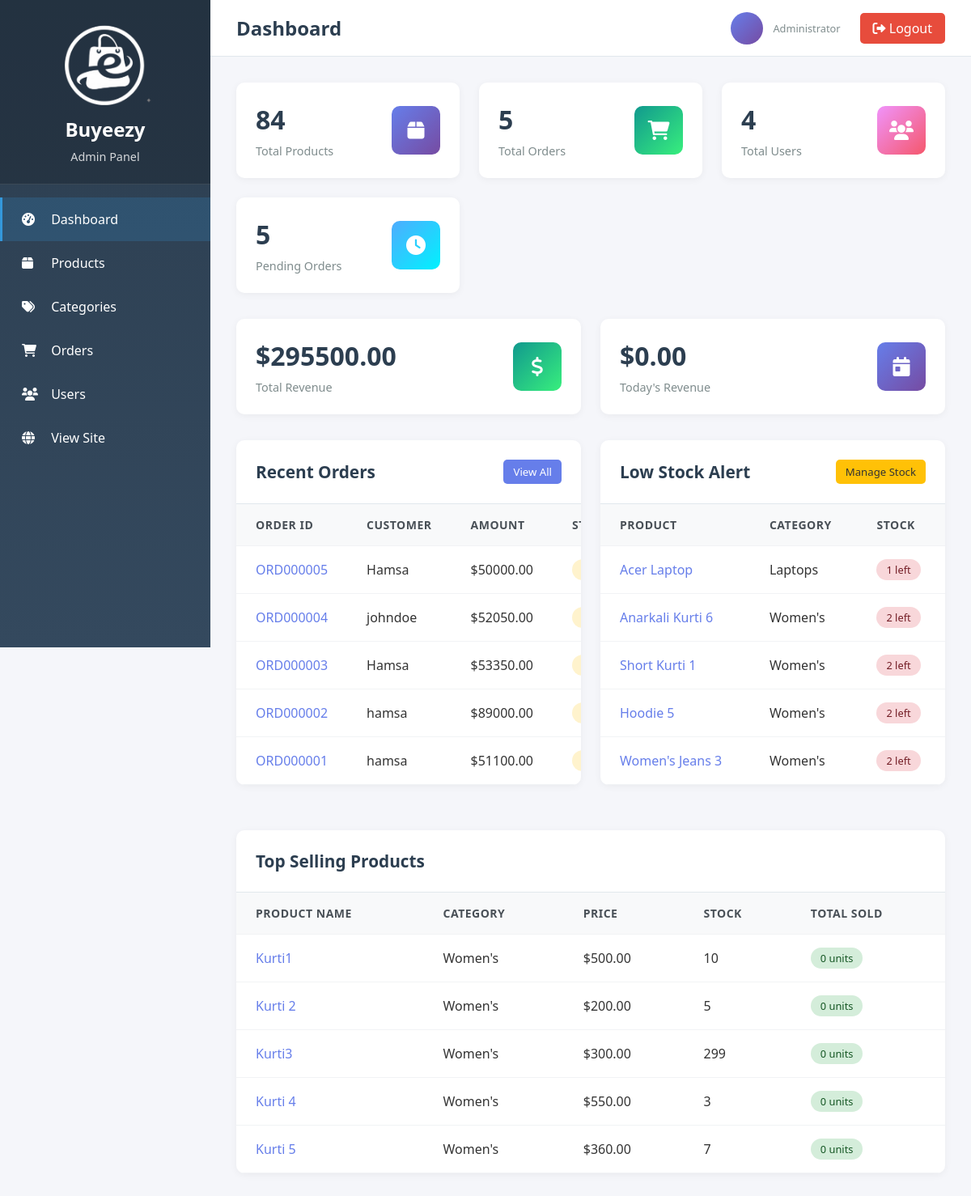
Page /admin-panel/ (signed in) on the earlier database version.
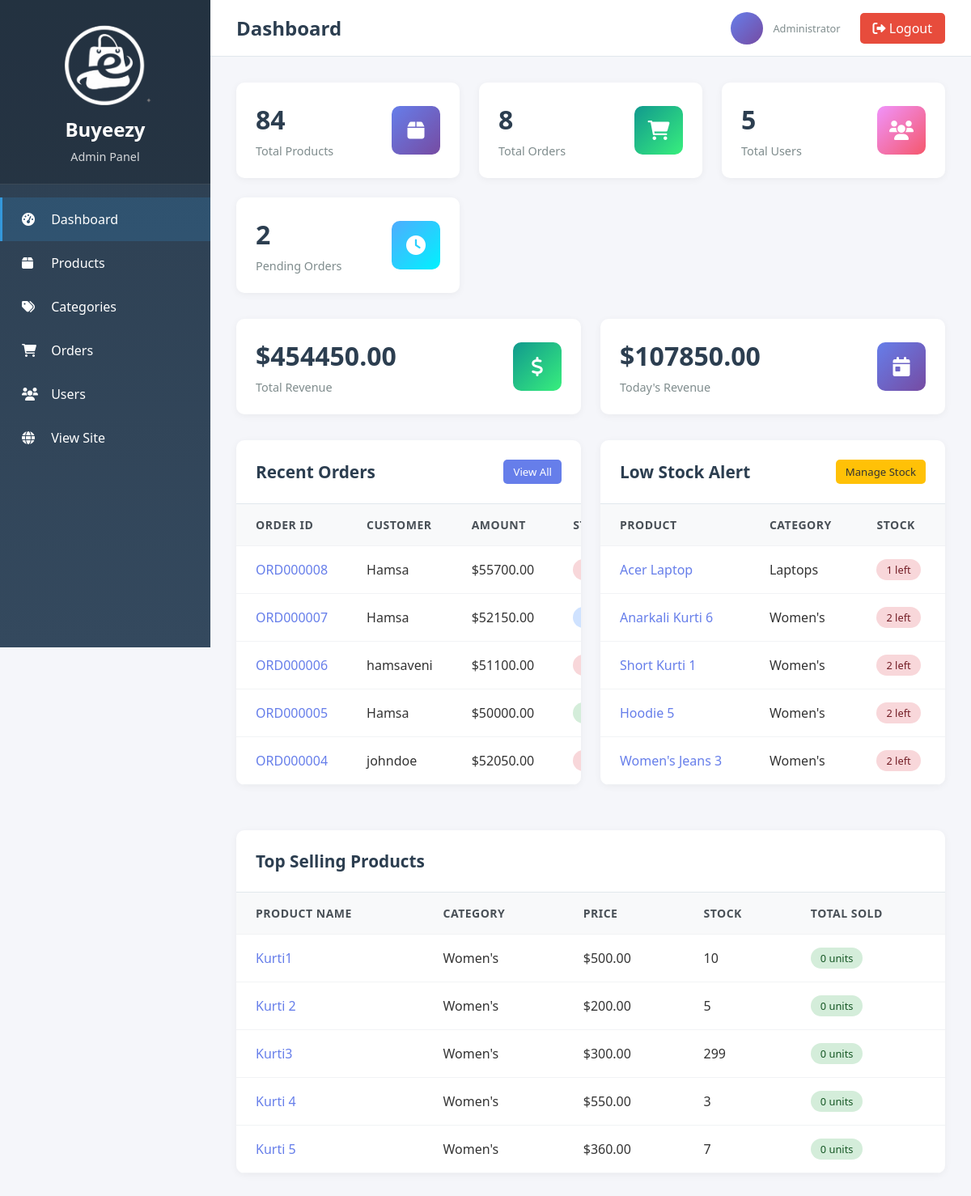
Same page on the later database version.
### orders/models.py (models this page shows, shortened)
class Order(models.Model):
    ORDER_STATUS = (
        ('pending', 'Pending'),
        ('processing', 'Processing'),
        ('shipped', 'Shipped'),
        ('delivered', 'Delivered'),
        ('cancelled', 'Cancelled'),
    )
    PAYMENT_METHODS = (
        ('credit_card', 'Credit Card'),
        ('debit_card', 'Debit Card'),
        ('paypal', 'PayPal'),
        ('cod', 'Cash on Delivery'),
    )
    order_id = models.CharField(max_length=20, unique=True, default='', editable=False)
    user = models.ForeignKey(User, on_delete=models.CASCADE)
    first_name = models.CharField(max_length=100)
    last_name = models.CharField(max_length=100)
    email = models.EmailField()
    address = models.TextField()
    city = models.CharField(max_length=100)
    state = models.CharField(max_length=100)
    postal_code = models.CharField(max_length=20)
    phone = models.CharField(max_length=20)
    payment_method = models.CharField(max_length=20, choices=PAYMENT_METHODS, default='credit_card')
    total_amount = models.DecimalField(max_digits=10, decimal_places=2)
    status = models.CharField(max_length=20, choices=ORDER_STATUS, default='pending')
    created_at = models.DateTimeField(auto_now_add=True)
    updated_at = models.DateTimeField(auto_now=True)

### store/models.py (models this page shows, shortened)
class Product(models.Model):
    name = models.CharField(max_length=200)
    slug = models.SlugField(max_length=200, unique=True)
    category = models.ForeignKey(Category, on_delete=models.CASCADE, related_name='products')
    description = models.TextField()
    price = models.DecimalField(max_digits=10, decimal_places=2)
    image = models.ImageField(upload_to='products/', blank=True, null=True)
    stock = models.PositiveIntegerField(default=0)
    available = models.BooleanField(default=True)
    featured = models.BooleanField(default=False)
    created_at = models.DateTimeField(auto_now_add=True)
    updated_at = models.DateTimeField(auto_now=True)
    class Meta:
        ordering = ['-created_at']
        indexes = [
            models.Index(fields=['slug']),
            models.Index(fields=['available']),
            models.Index(fields=['featured']),
        ]

class Category(models.Model):
    name = models.CharField(max_length=100)
    slug = models.SlugField(max_length=100)
    description = models.TextField(blank=True)
    parent = models.ForeignKey('self', on_delete=models.CASCADE, null=True, blank=True, related_name='children')
    created_at = models.DateTimeField(auto_now_add=True)
    class Meta:
        verbose_name_plural = 'categories'
        unique_together = ('name', 'parent')

### store/admin_views.py (the view)
# urls.py: path('', admin_views.admin_dashboard, name='dashboard'),
@staff_member_required
def admin_dashboard(request):
    total_products = Product.objects.count()
    total_orders = Order.objects.count()
    total_users = User.objects.count()
    pending_orders = Order.objects.filter(status='pending').count()
    total_revenue = Order.objects.aggregate(total=Sum('total_amount'))['total'] or 0
    today = timezone.now().date()
    today_revenue = Order.objects.filter(
        created_at__date=today
    ).aggregate(total=Sum('total_amount'))['total'] or 0
    recent_orders = Order.objects.select_related('user').order_by('-created_at')[:5]
    low_stock_products = Product.objects.filter(stock__lte=10, available=True).order_by('stock')[:5]
    top_products = Product.objects.annotate(
        total_sold=Count('orderitem')
    ).order_by('-total_sold')[:5]
    context = {
        'total_products': total_products,
        'total_orders': total_orders,
        'total_users': total_users,
        'pending_orders': pending_orders,
        'total_revenue': total_revenue,
        'today_revenue': today_revenue,
        'recent_orders': recent_orders,
        'low_stock_products': low_stock_products,
        'top_products': top_products,
    }
    return render(request, 'admin_panel/dashboard.html', context)

### cart/context_processors.py (called while the page is built)
def cart_context(request):
    cart_items_count = 0
    cart_total = 0
    if request.user.is_authenticated:
        cart_items = CartItem.objects.filter(user=request.user)
        cart_items_count = cart_items.aggregate(total_items=Sum('quantity'))['total_items'] or 0
        cart_total = cart_items.aggregate(total=Sum(F('quantity') * F('product__price')))['total'] or 0
    return {
        'cart_items_count': cart_items_count,
        'cart_total': cart_total,
    }

### templates/admin_panel/dashboard.html (shortened to what the changed rows need)
{% extends 'admin_panel/base.html' %}
{% block page_title %}Dashboard{% endblock %}
{% block content %}
<div class="stat-cards">
    <div class="stat-card">
        <div class="stat-card-info">
            <h3>{{ total_orders }}</h3>
            <p>Total Orders</p>
        </div>
    </div>
    <div class="stat-card">
        <div class="stat-card-info">
            <h3>{{ total_users }}</h3>
            <p>Total Users</p>
        </div>
    </div>
    <div class="stat-card">
        <div class="stat-card-info">
            <h3>{{ pending_orders }}</h3>
            <p>Pending Orders</p>
        </div>
    </div>
</div>
<div style="display: grid; grid-template-columns: 1fr 1fr; gap: 1.5rem; margin-bottom: 2rem;">
    <div class="stat-card">
        <div class="stat-card-info">
            <h3>${{ total_revenue|floatformat:2 }}</h3>
            <p>Total Revenue</p>
        </div>
    </div>
    <div class="stat-card">
        <div class="stat-card-info">
            <h3>${{ today_revenue|floatformat:2 }}</h3>
            <p>Today's Revenue</p>
        </div>
    </div>
</div>
<div style="display: grid; grid-template-columns: 1fr 1fr; gap: 1.5rem;">
    <div class="admin-table-container">
        <div class="admin-table-header">
            <h2>Recent Orders</h2>
        </div>
        <table class="admin-table">
            <thead>
                <tr>
                    <th>Order ID</th>
                    <th>Customer</th>
                    <th>Amount</th>
                    <th>Status</th>
                </tr>
            </thead>
            <tbody>
                {% for order in recent_orders %}
                <tr>
                    <td><a href="{% url 'admin_panel:order_detail' order.order_id %}" style="color: #667eea; text-decoration: none;">{{ order.order_id }}</a></td>
                    <td>{{ order.user.username }}</td>
                    <td>${{ order.total_amount }}</td>
                    <td>
                        {% if order.status == 'pending' %}
                            <span class="badge badge-warning">Pending</span>
                        {% elif order.status == 'confirmed' %}
                            <span class="badge badge-info">Confirmed</span>
                        {% elif order.status == 'shipped' %}
                            <span class="badge badge-primary">Shipped</span>
                        {% elif order.status == 'delivered' %}
                            <span class="badge badge-success">Delivered</span>
                        {% else %}
                            <span class="badge badge-danger">Cancelled</span>
                        {% endif %}
                    </td>
                </tr>
                {% empty %}
                <tr>
                    <td colspan="4" style="text-align: center; color: #999;">No orders yet</td>
                </tr>
                {% endfor %}
            </tbody>
        </table>
    </div>
    <div class="admin-table-container">
        <div class="admin-table-header">
            <h2>Low Stock Alert</h2>
        </div>
        <table class="admin-table">
            <thead>
                <tr>
                    <th>Product</th>
                    <th>Category</th>
                    <th>Stock</th>
                </tr>
            </thead>
            <tbody>
                {% for product in low_stock_products %}
                <tr>
                    <td><a href="{% url 'admin_panel:product_edit' product.id %}" style="color: #667eea; text-decoration: none;">{{ product.name }}</a></td>
                    <td>{{ product.category.name }}</td>
                    <td>
                        <span class="badge badge-danger">{{ product.stock }} left</span>
                    </td>
                </tr>
                {% empty %}
                <tr>
                    <td colspan="3" style="text-align: center; color: #999;">All products have sufficient stock</td>
                </tr>
                {% endfor %}
            </tbody>
        </table>
    </div>
</div>
<div class="admin-table-container" style="margin-top: 1.5rem;">
    <div class="admin-table-header">
        <h2>Top Selling Products</h2>
    </div>
    <table class="admin-table">
        <thead>
            <tr>
                <th>Product Name</th>
                <th>Category</th>
                <th>Price</th>
                <th>Stock</th>
                <th>Total Sold</th>
            </tr>
        </thead>
        <tbody>
            {% for product in top_products %}
            <tr>
                <td><a href="{% url 'admin_panel:product_edit' product.id %}" style="color: #667eea; text-decoration: none;">{{ product.name }}</a></td>
                <td>{{ product.category.name }}</td>
                <td>${{ product.price }}</td>
                <td>{{ product.stock }}</td>
                <td><span class="badge badge-success">{{ product.total_sold }} units</span></td>
            </tr>
            {% empty %}
            <tr>
                <td colspan="5" style="text-align: center; color: #999;">No sales data available</td>
            </tr>
            {% endfor %}
        </tbody>
    </table>
</div>
{% endblock %}

Differences in the rows shown:
no longer on this page (row edited): Order: order_id "ORD000003", user.username "Hamsa", total_amount "53350.00"
no longer on this page (row unchanged): Order: order_id "ORD000002", user.username "hamsa", total_amount "89000.00"
no longer on this page (row unchanged): Order: order_id "ORD000001", user.username "hamsa", total_amount "51100.00"
added Order: order_id "ORD000008", user.username "Hamsa", total_amount "55700.00"
added Order: order_id "ORD000007", user.username "Hamsa", total_amount "52150.00"
added Order: order_id "ORD000006", user.username "hamsaveni", total_amount "51100.00"
changed Order "ORD000005": status "pending" → "delivered" (drawn)
changed Order "ORD000004": status "pending" → "cancelled" (drawn)
Other differences:
{{ total_orders }}: "5" → "8"
{{ total_users }}: "4" → "5"
{{ pending_orders }}: "5" → "2"
{{ total_revenue|floatformat:2 }}: "295500.00" → "454450.00"
{{ today_revenue|floatformat:2 }}: "0.00" → "107850.00"
